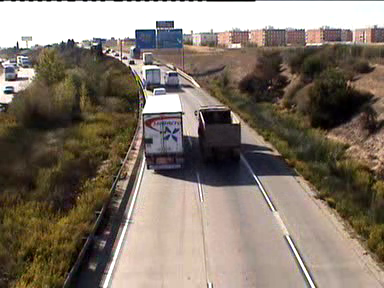
#> input picture frame 61 of TP4/video.avi, 384 x 288 px
$ python cars_count.py
#> lines starting #> are read from the running program, lines starting #| are printed output that depends on the picture
import cv2
import numpy as np
from autoroute import moyenne_images

# 初始化视频读取器
cap = cv2.VideoCapture('TP4/video.avi')

# 创建用于检测特征点的FeatureDetector对象
feature_detector = cv2.SIFT_create()

# 读取视频的前两帧
ret, prev_frame = cap.read()
#> prev_frame is the input picture: shape (288, 384, 3); mean B, G, R 105.4, 117.8, 129.5
ret, next_frame = cap.read()
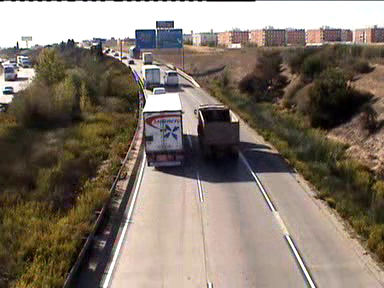
#> input picture frame 62 of TP4/video.avi, 384 x 288 px
#> next_frame is the input picture: shape (288, 384, 3); mean B, G, R 105.9, 118.2, 130.1

frames = []
gray_frames = []
while True:
    ret, im = cap.read()
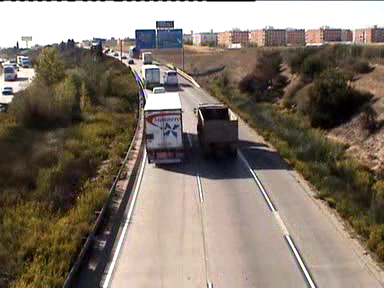
#> input picture frame 63 of TP4/video.avi, 384 x 288 px
#> im is the input picture: shape (288, 384, 3); mean B, G, R 106.2, 118.7, 130.6
    if not ret:
        break
    frames.append(im)
    imGray = cv2.cvtColor(im, cv2.COLOR_BGR2GRAY)
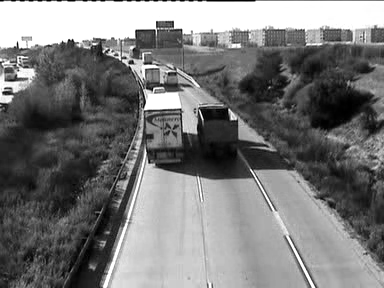
#> imGray: shape (288, 384); min 0, max 255, mean 120.8
    gray_frames.append(imGray)

cap.set(cv2.CAP_PROP_POS_FRAMES, 0)
# 初始化prevPts和trackedPts
M = 500
moyenne_img = moyenne_images(gray_frames, M)
_, remove_sky = cv2.threshold(moyenne_img, 210, 255, cv2.THRESH_TOZERO_INV)
# cv.imshow("Remove sky", remove_sky)
_, mask = cv2.threshold(remove_sky, 100, 255, cv2.THRESH_BINARY)
# cv.imshow("bilinairy image", mask)
kernel_open = np.ones((15,13), np.uint8)
mask = cv2.morphologyEx(mask, cv2.MORPH_OPEN, kernel_open)
# cv.imshow("morphologyEx Open", mask)
kernel_close = cv2.getStructuringElement(cv2.MORPH_ELLIPSE,(20,25))
mask = cv2.morphologyEx(mask, cv2.MORPH_CLOSE, kernel_close)


points = feature_detector.detect(moyenne_img)
prevPts = np.float32([p.pt for p in points if mask[int(p.pt[1]), int(p.pt[0])] == 255])

# 初始化trackedPts为None
trackedPts = None


while True:
    # 转换为灰度图像
    prev_gray = cv2.cvtColor(prev_frame, cv2.COLOR_BGR2GRAY)
    next_gray = cv2.cvtColor(next_frame, cv2.COLOR_BGR2GRAY)

    # 特征点检测
    keypoints_prev = feature_detector.detect(prev_gray)
    p0 = np.float32([keypoints_prev[i].pt for i in range(len(keypoints_prev))])

    # 计算光流
    p1, st, err = cv2.calcOpticalFlowPyrLK(prev_gray, next_gray, p0, None)

    # 选择状态为1的点，即跟踪成功的点
    good_old = p0[st==1]
    good_new = p1[st==1].reshape(-1, 2)

    # 绘制跟踪的点
    for i, (new, old) in enumerate(zip(good_new, good_old)):
        a, b = new.ravel()
        c, d = old.ravel()
        cv2.line(next_frame, (a, b), (c, d), (0, 255, 0), 2)
        cv2.circle(next_frame, (a, b), 5, (0, 255, 0), -1)

    # 更新prev_frame和prevPts为下一帧的数据
    prev_frame = next_frame.copy()
    keypoints_next = feature_detector.detect(next_gray)
    prevPts = np.float32([keypoints_next[i].pt for i, kp in enumerate(keypoints_next) if kp in keypoints_prev])

    # 读取下一帧
    ret, next_frame = cap.read()

    # 如果没有下一帧，或者读取失败，退出循环
    if not ret:
        break

    # 显示光流结果
    cv2.imshow('Optical Flow', next_frame)

    # 按 'q' 退出循环
    if cv2.waitKey(1) & 0xFF == ord('q'):
        break

# 释放视频读取器和所有OpenCV窗口
cap.release()
cv2.destroyAllWindows()

$ run again, starting later in the video
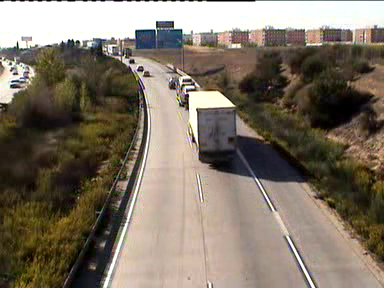
#> input picture frame 276 of TP4/video.avi, 384 x 288 px
#> prev_frame is the input picture: shape (288, 384, 3); mean B, G, R 101.8, 116, 126.7
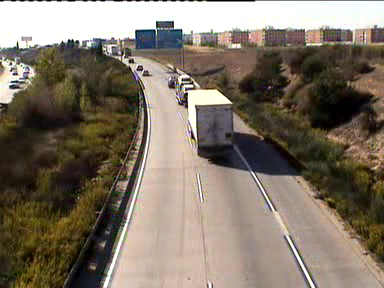
#> input picture frame 278 of TP4/video.avi, 384 x 288 px
#> im is the input picture: shape (288, 384, 3); mean B, G, R 102.3, 116.4, 127.4
#> `imGray = cv2.cvtColor(im, cv2.COLOR_BGR2GRAY)`:
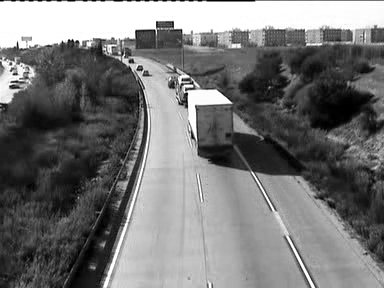
#> imGray: shape (288, 384); min 0, max 255, mean 118.1

$ run again, starting later in the video
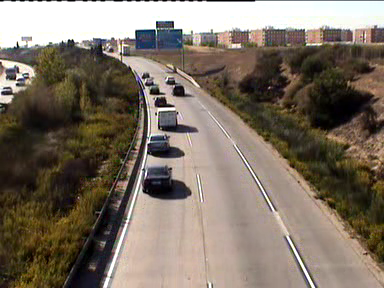
#> input picture frame 491 of TP4/video.avi, 384 x 288 px
#> prev_frame is the input picture: shape (288, 384, 3); mean B, G, R 100.9, 114, 125.7
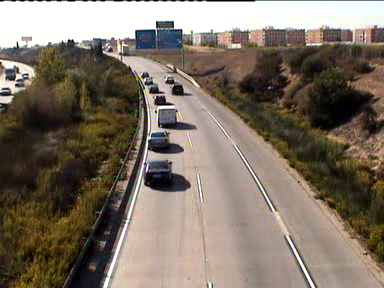
#> input picture frame 493 of TP4/video.avi, 384 x 288 px
#> im is the input picture: shape (288, 384, 3); mean B, G, R 101.1, 114.3, 126
#> `imGray = cv2.cvtColor(im, cv2.COLOR_BGR2GRAY)`:
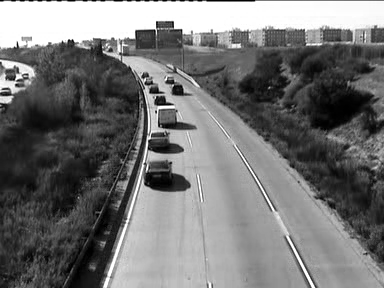
#> imGray: shape (288, 384); min 0, max 255, mean 116.3
